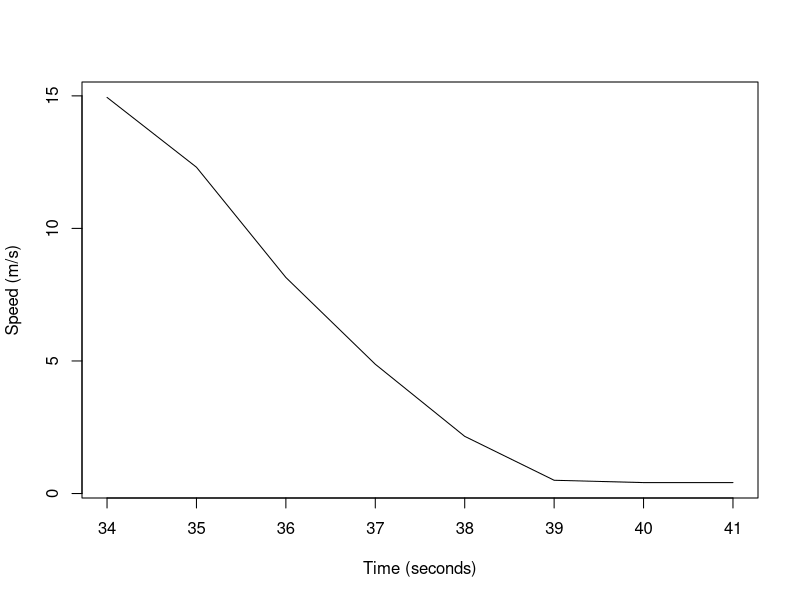
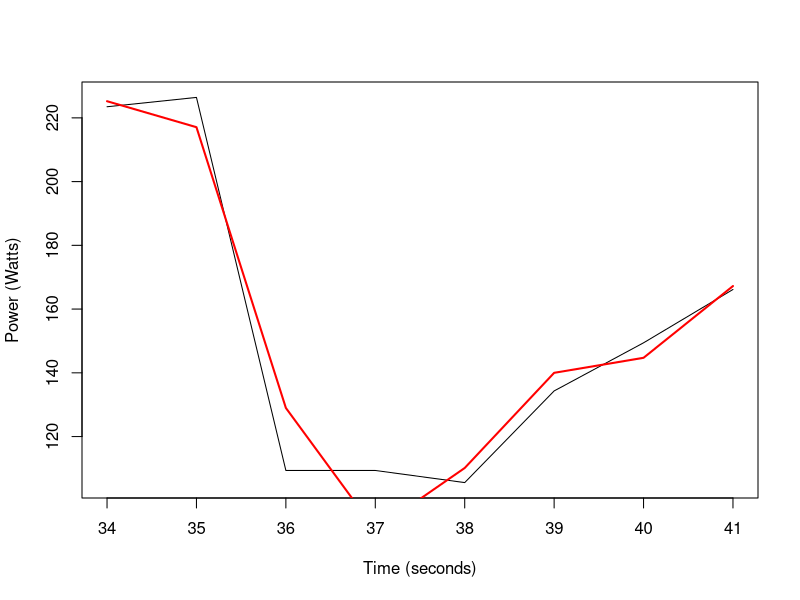

These charts were generated, in order, by the following R code:
# Set the working directory
setwd("/Users/mac/Desktop/Programming/COMP9596//DroneData")

# Read the data
data <- read.csv(file="14.csv", header=TRUE, sep=",")

# Convert date column to Date object
data$Date <- as.POSIXct(data$Date)

# Extract the data from column name to plot
data.toPlot <- data[data$Battery > 18,]

# Calculate the difference of each time point to the first (in seconds)
data.toPlot$TimeDiff <- data.toPlot$Date - data.toPlot$Date[1]

# Since TimeDiff is a time/date object, convert it to a numeric and store this as an extra column in data frame
data.toPlot$TimeDiffValue <- as.numeric(data.toPlot$TimeDiff)

# Multiple current and voltage to get Power
data.toPlot$Power <- as.double(-(data.toPlot$Current/1000) * data.toPlot$Voltage/1000)

#Get Mangnitude of Velocity
data.toPlot$Velocity <- sqrt(data.toPlot$VelocityX^2 + data.toPlot$VelocityY^2 + data.toPlot$VelocityZ^2)

#Remove extra data
data.toPlot <- data.toPlot[data.toPlot$TimeDiffValue > 33 & data.toPlot$TimeDiffValue < 42,]

ppi <- 200
png(file=paste("14DeclerationSpeed", ".png", sep=""), height=7*ppi, width=9*ppi, res=ppi)
plot(y=data.toPlot$Velocity, x=data.toPlot$TimeDiffValue,type="l",col="black", lwd="1", xlab="Time (seconds)", ylab="Speed (m/s)")
dev.off()

png(file=paste("14DeclerationPower", ".png", sep=""), height=7*ppi, width=9*ppi, res=ppi)
plot(y=data.toPlot$Power, x=data.toPlot$TimeDiffValue,type="l",col="black", lwd="1", xlab="Time (seconds)", ylab="Power (Watts)")
fit <- lm(data.toPlot$Power ~ poly(data.toPlot$TimeDiffValue, 5, raw=TRUE))
points(data.toPlot$TimeDiffValue, predict(fit), type="l", col="red", lwd=2)
summary(fit)
dev.off()

